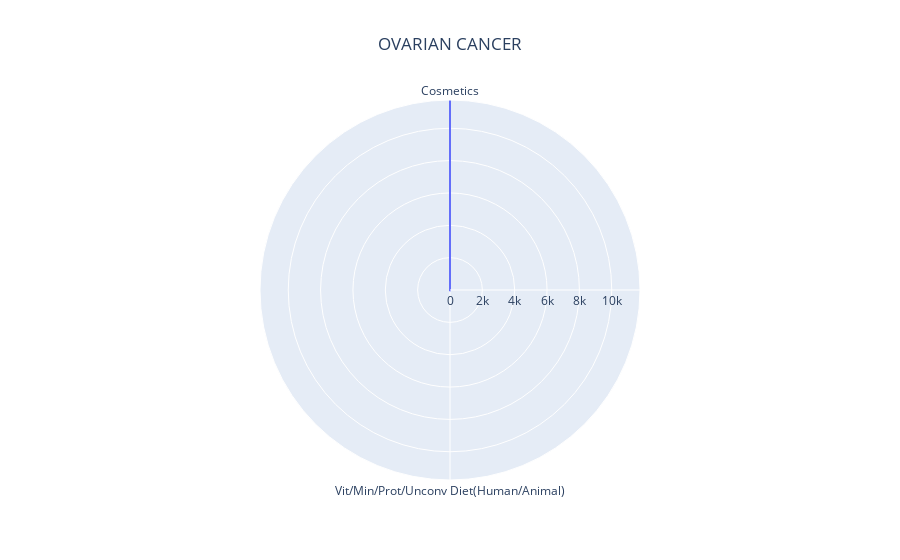
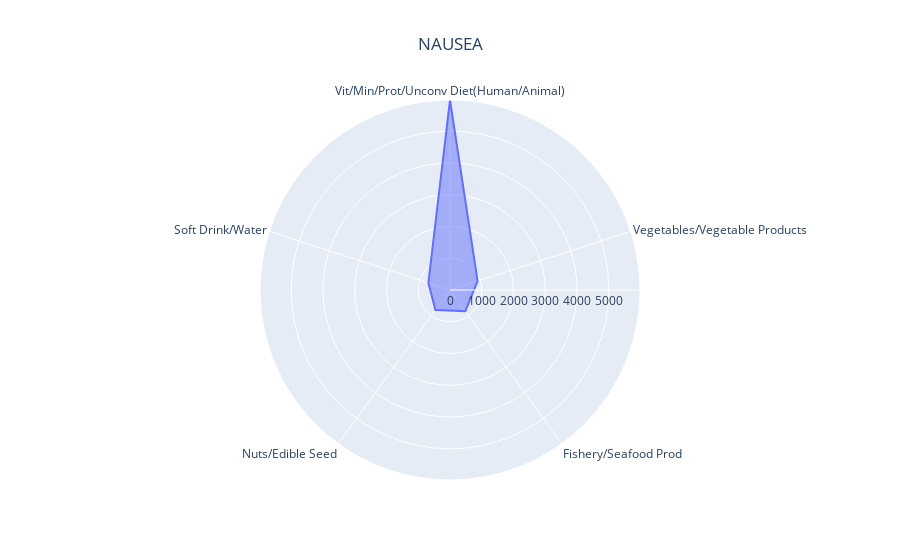
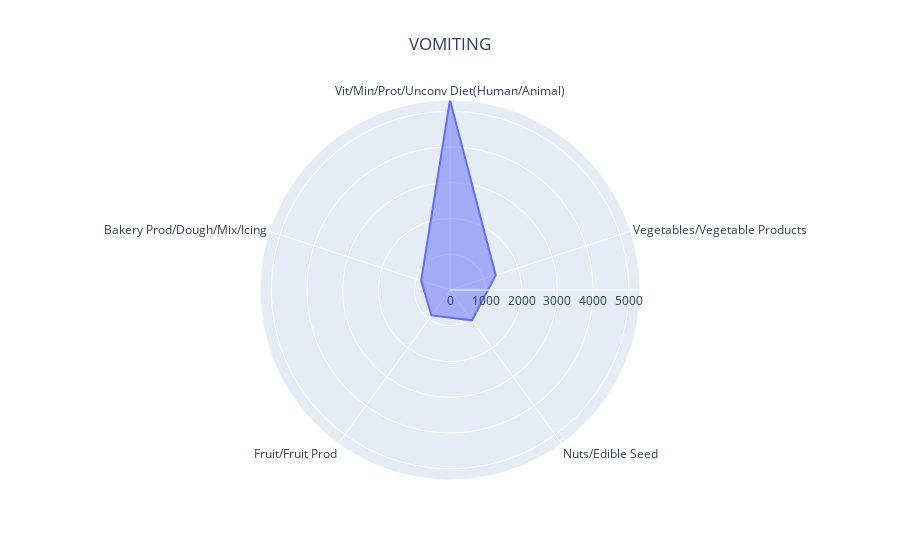

The notebook cell saved with these charts, in order:
### Code cell
from plotly.subplots import make_subplots
traces=[]
counter=0
colors=['red','violet','blue','yellow','purple']
for i in top_symp_top_descrip:
    des=top_symp_top_descrip[i]
    vals=top_symp_top_descrip_count[i]
    #zipped_list=zip(des,vals)
    #df = pd.DataFrame(zipped_list, columns = ['Description', 'No. of instances'])
    #fig = px.histogram(df, x='Description', y='No. of instances',title=str(i))

    df = pd.DataFrame(dict(r=vals,theta=des))
    fig = px.line_polar(df, r='r', theta='theta', line_close=True,title=i)
    fig.update_traces(fill='toself')
    fig.update_layout( title_x=0.5)
    counter+=1
    #traces.append(fig)
    
    fig.show()
    #fig.write_image("images/fig"+str(counter)+".png")

# fig = make_subplots(rows=1, cols=5)
# fig.add_trace(traces[0], row=1, col=1)
# fig.add_trace(traces[1], row=1, col=2)
# fig.add_trace(traces[2], row=1, col=3)
# fig.add_trace(traces[3], row=1, col=4)
# fig.add_trace(traces[4], row=1, col=5)

#fig.update_layout(xaxis=dict(tickangle=90))
#fig.show()

### Figure 1 — Plotly figure (JSON) as saved in the notebook; plotly's stock layout.template omitted (floating-point values rounded to 4 significant figures)
{"data": [{"fill": "toself", "hovertemplate": "r=%{r}<br>theta=%{theta}<extra></extra>", "legendgroup": "", "line": {"color": "#636efa", "dash": "solid"}, "marker": {"symbol": "circle"}, "mode": "lines", "name": "", "r": [11746, 80, 11746], "showlegend": false, "subplot": "polar", "theta": ["Cosmetics", "Vit/Min/Prot/Unconv Diet(Human/Animal)", "Cosmetics"], "type": "scatterpolar"}], "layout": {"legend": {"tracegroupgap": 0}, "polar": {"angularaxis": {"direction": "clockwise", "rotation": 90}, "domain": {"x": [0, 1], "y": [0, 1]}}, "title": {"text": "OVARIAN CANCER", "x": 0.5}}}

### Figure 2 — Plotly figure (JSON) as saved in the notebook; plotly's stock layout.template omitted (floating-point values rounded to 4 significant figures)
{"data": [{"fill": "toself", "hovertemplate": "r=%{r}<br>theta=%{theta}<extra></extra>", "legendgroup": "", "line": {"color": "#636efa", "dash": "solid"}, "marker": {"symbol": "circle"}, "mode": "lines", "name": "", "r": [5982, 913, 823, 781, 716, 5982], "showlegend": false, "subplot": "polar", "theta": ["Vit/Min/Prot/Unconv Diet(Human/Animal)", "Vegetables/Vegetable Products", "Fishery/Seafood Prod", "Nuts/Edible Seed", "Soft Drink/Water", "Vit/Min/Prot/Unconv Diet(Human/Animal)"], "type": "scatterpolar"}], "layout": {"legend": {"tracegroupgap": 0}, "polar": {"angularaxis": {"direction": "clockwise", "rotation": 90}, "domain": {"x": [0, 1], "y": [0, 1]}}, "title": {"text": "NAUSEA", "x": 0.5}}}

### Figure 3 — Plotly figure (JSON) as saved in the notebook; plotly's stock layout.template omitted (floating-point values rounded to 4 significant figures)
{"data": [{"fill": "toself", "hovertemplate": "r=%{r}<br>theta=%{theta}<extra></extra>", "legendgroup": "", "line": {"color": "#636efa", "dash": "solid"}, "marker": {"symbol": "circle"}, "mode": "lines", "name": "", "r": [5312, 1343, 1047, 879, 848, 5312], "showlegend": false, "subplot": "polar", "theta": ["Vit/Min/Prot/Unconv Diet(Human/Animal)", "Vegetables/Vegetable Products", "Nuts/Edible Seed", "Fruit/Fruit Prod", "Bakery Prod/Dough/Mix/Icing", "Vit/Min/Prot/Unconv Diet(Human/Animal)"], "type": "scatterpolar"}], "layout": {"legend": {"tracegroupgap": 0}, "polar": {"angularaxis": {"direction": "clockwise", "rotation": 90}, "domain": {"x": [0, 1], "y": [0, 1]}}, "title": {"text": "VOMITING", "x": 0.5}}}
